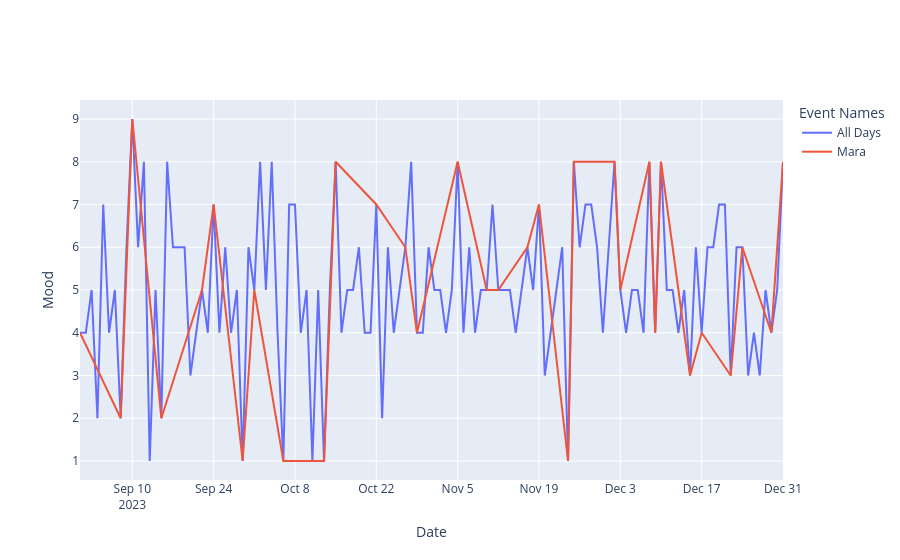

The cell this chart's notebook holds for it:
### Code cell
person_effect_on_mood_plot("Mara")
